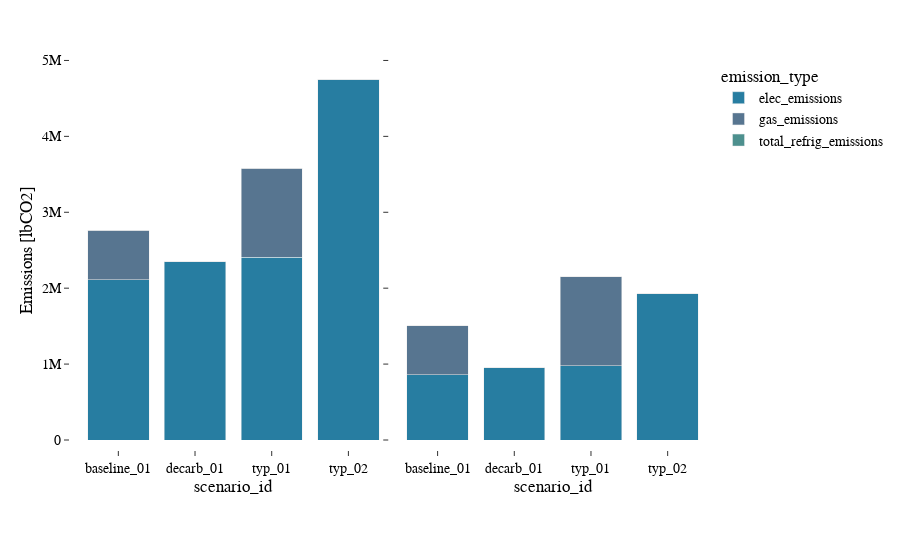

The code cell stored with this chart in its notebook:
### Code cell
from src.visuals import plot_total_emissions_bar

df = source_energy.copy()

plot_total_emissions_bar(df, unit_mode="IP")

### Figure 1 — Plotly figure (JSON) as saved in the notebook; plotly's stock layout.template omitted (floating-point values rounded to 4 significant figures)
{"data": [{"hovertemplate": "emission_type=elec_emissions<br>year=2025<br>scenario_id=%{x}<br>emissions=%{y}<extra></extra>", "legendgroup": "elec_emissions", "marker": {"color": "#277da1", "pattern": {"shape": ""}}, "name": "elec_emissions", "orientation": "v", "showlegend": true, "textposition": "auto", "type": "bar", "x": ["baseline_01", "decarb_01", "typ_01", "typ_02"], "xaxis": "x", "y": [2112000.0, 2345000.0, 2407000.0, 4756000.0], "yaxis": "y"}, {"hovertemplate": "emission_type=elec_emissions<br>year=2040<br>scenario_id=%{x}<br>emissions=%{y}<extra></extra>", "legendgroup": "elec_emissions", "marker": {"color": "#277da1", "pattern": {"shape": ""}}, "name": "elec_emissions", "orientation": "v", "showlegend": false, "textposition": "auto", "type": "bar", "x": ["baseline_01", "decarb_01", "typ_01", "typ_02"], "xaxis": "x2", "y": [856600.0, 950900.0, 977500.0, 1927000.0], "yaxis": "y2"}, {"hovertemplate": "emission_type=gas_emissions<br>year=2025<br>scenario_id=%{x}<br>emissions=%{y}<extra></extra>", "legendgroup": "gas_emissions", "marker": {"color": "#577590", "pattern": {"shape": ""}}, "name": "gas_emissions", "orientation": "v", "showlegend": true, "textposition": "auto", "type": "bar", "x": ["baseline_01", "decarb_01", "typ_01", "typ_02"], "xaxis": "x", "y": [648800.0, 0.0, 1174000.0, 0.0], "yaxis": "y"}, {"hovertemplate": "emission_type=gas_emissions<br>year=2040<br>scenario_id=%{x}<br>emissions=%{y}<extra></extra>", "legendgroup": "gas_emissions", "marker": {"color": "#577590", "pattern": {"shape": ""}}, "name": "gas_emissions", "orientation": "v", "showlegend": false, "textposition": "auto", "type": "bar", "x": ["baseline_01", "decarb_01", "typ_01", "typ_02"], "xaxis": "x2", "y": [648800.0, 0.0, 1174000.0, 0.0], "yaxis": "y2"}, {"hovertemplate": "emission_type=total_refrig_emissions<br>year=2025<br>scenario_id=%{x}<br>emissions=%{y}<extra></extra>", "legendgroup": "total_refrig_emissions", "marker": {"color": "#4d908e", "pattern": {"shape": ""}}, "name": "total_refrig_emissions", "orientation": "v", "showlegend": true, "textposition": "auto", "type": "bar", "x": ["baseline_01", "decarb_01", "typ_01", "typ_02"], "xaxis": "x", "y": [0.0, 0.0, 0.0, 0.0], "yaxis": "y"}, {"hovertemplate": "emission_type=total_refrig_emissions<br>year=2040<br>scenario_id=%{x}<br>emissions=%{y}<extra></extra>", "legendgroup": "total_refrig_emissions", "marker": {"color": "#4d908e", "pattern": {"shape": ""}}, "name": "total_refrig_emissions", "orientation": "v", "showlegend": false, "textposition": "auto", "type": "bar", "x": ["baseline_01", "decarb_01", "typ_01", "typ_02"], "xaxis": "x2", "y": [0.0, 0.0, 0.0, 0.0], "yaxis": "y2"}], "layout": {"annotations": [{"font": {"color": "gray", "size": 16}, "showarrow": false, "text": "Total Emissions by Equipment and Scenarios.", "x": 0, "xanchor": "left", "xref": "paper", "y": -0.4, "yanchor": "bottom", "yref": "paper"}, {"font": {"color": "gray", "size": 16}, "showarrow": false, "text": "Total Emissions by Equipment and Scenarios.", "x": 0, "xanchor": "left", "xref": "paper", "y": -0.4, "yanchor": "bottom", "yref": "paper"}], "barmode": "stack", "legend": {"title": {"text": "emission_type"}, "tracegroupgap": 0}, "margin": {"b": 120, "pad": 10, "t": 60}, "xaxis": {"anchor": "y", "domain": [0, 0.49], "title": {"text": "scenario_id"}}, "xaxis2": {"anchor": "y2", "domain": [0.51, 1], "matches": "x", "title": {"text": "scenario_id"}}, "yaxis": {"anchor": "x", "domain": [0, 1], "title": {"text": "Emissions [lbCO2]"}}, "yaxis2": {"anchor": "x2", "domain": [0, 1], "matches": "y", "showticklabels": false}}}
